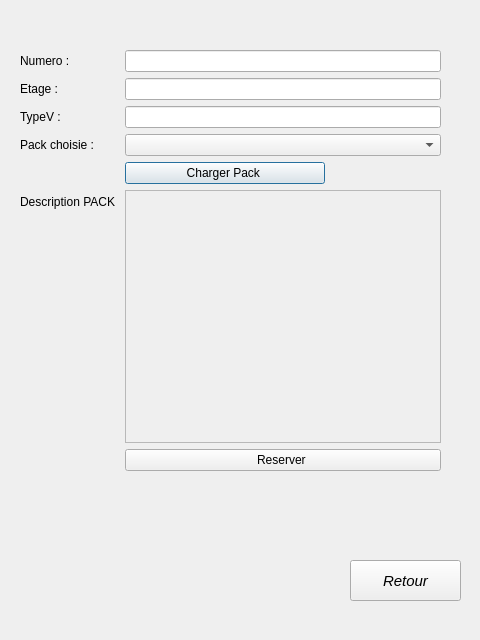
<?xml version="1.0" encoding="UTF-8"?>
<ui version="4.0">
 <class>AjouterPlace</class>
 <widget class="QDialog" name="AjouterPlace">
  <property name="geometry">
   <rect>
    <x>0</x>
    <y>0</y>
    <width>480</width>
    <height>640</height>
   </rect>
  </property>
  <property name="windowTitle">
   <string>Dialog</string>
  </property>
  <widget class="QWidget" name="formLayoutWidget">
   <property name="geometry">
    <rect>
     <x>20</x>
     <y>50</y>
     <width>421</width>
     <height>421</height>
    </rect>
   </property>
   <layout class="QFormLayout" name="formLayout">
    <item row="0" column="0">
     <widget class="QLabel" name="label">
      <property name="text">
       <string>Numero : </string>
      </property>
     </widget>
    </item>
    <item row="0" column="1">
     <widget class="QLineEdit" name="txtNum"/>
    </item>
    <item row="1" column="0">
     <widget class="QLabel" name="label_3">
      <property name="text">
       <string>Etage : </string>
      </property>
     </widget>
    </item>
    <item row="1" column="1">
     <widget class="QLineEdit" name="txtEtage"/>
    </item>
    <item row="2" column="1">
     <widget class="QLineEdit" name="txtType"/>
    </item>
    <item row="2" column="0">
     <widget class="QLabel" name="label_4">
      <property name="text">
       <string>TypeV : </string>
      </property>
     </widget>
    </item>
    <item row="3" column="1">
     <widget class="QComboBox" name="cmbChoosePackage"/>
    </item>
    <item row="3" column="0">
     <widget class="QLabel" name="label_7">
      <property name="text">
       <string>Pack choisie :</string>
      </property>
     </widget>
    </item>
    <item row="4" column="1">
     <widget class="QPushButton" name="loadPakcage">
      <property name="maximumSize">
       <size>
        <width>200</width>
        <height>50</height>
       </size>
      </property>
      <property name="text">
       <string>Charger Pack </string>
      </property>
     </widget>
    </item>
    <item row="7" column="1">
     <widget class="QPushButton" name="pushButton">
      <property name="text">
       <string>Reserver </string>
      </property>
     </widget>
    </item>
    <item row="5" column="0">
     <widget class="QLabel" name="label_8">
      <property name="text">
       <string>Description PACK </string>
      </property>
     </widget>
    </item>
    <item row="5" column="1">
     <widget class="QTextEdit" name="txtPackageDescription">
      <property name="enabled">
       <bool>false</bool>
      </property>
     </widget>
    </item>
   </layout>
  </widget>
  <widget class="QPushButton" name="Retour">
   <property name="geometry">
    <rect>
     <x>350</x>
     <y>560</y>
     <width>111</width>
     <height>41</height>
    </rect>
   </property>
   <property name="font">
    <font>
     <pointsize>11</pointsize>
     <italic>true</italic>
    </font>
   </property>
   <property name="text">
    <string>Retour</string>
   </property>
  </widget>
 </widget>
 <resources/>
 <connections/>
</ui>
